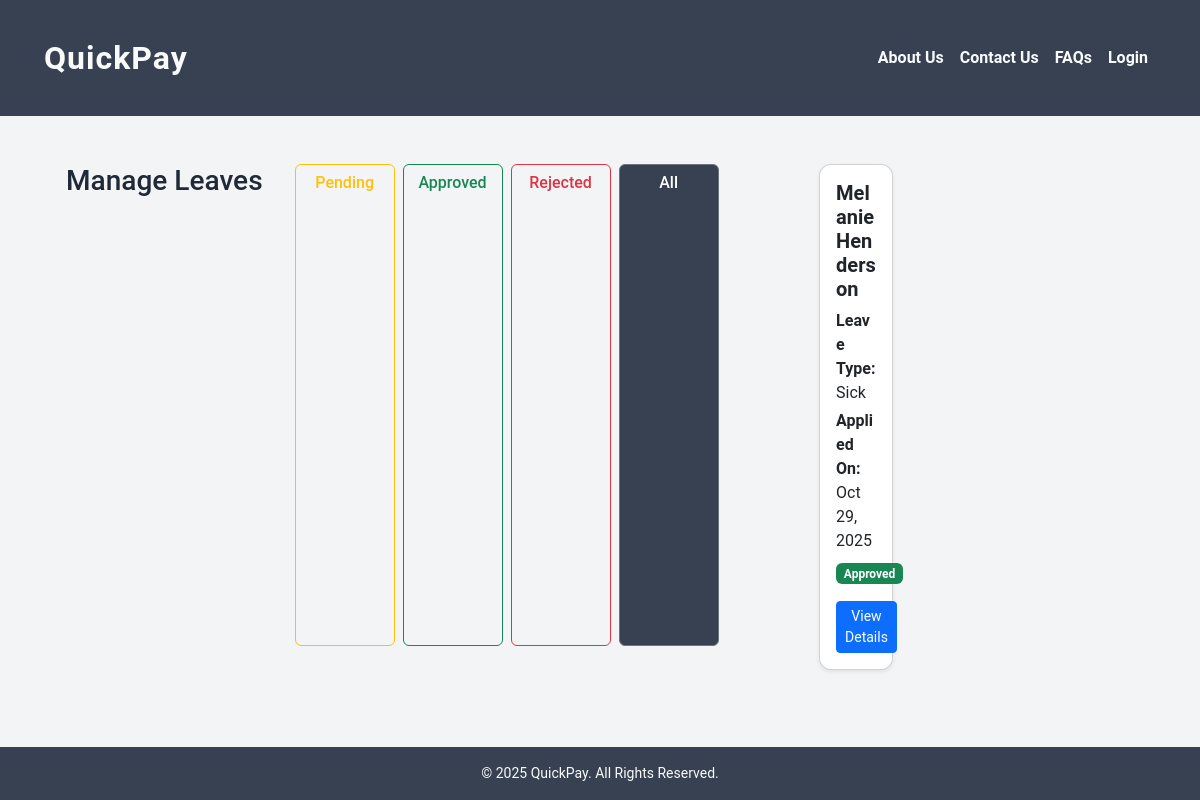
The app's page /manage_leaves?status=all, older data.
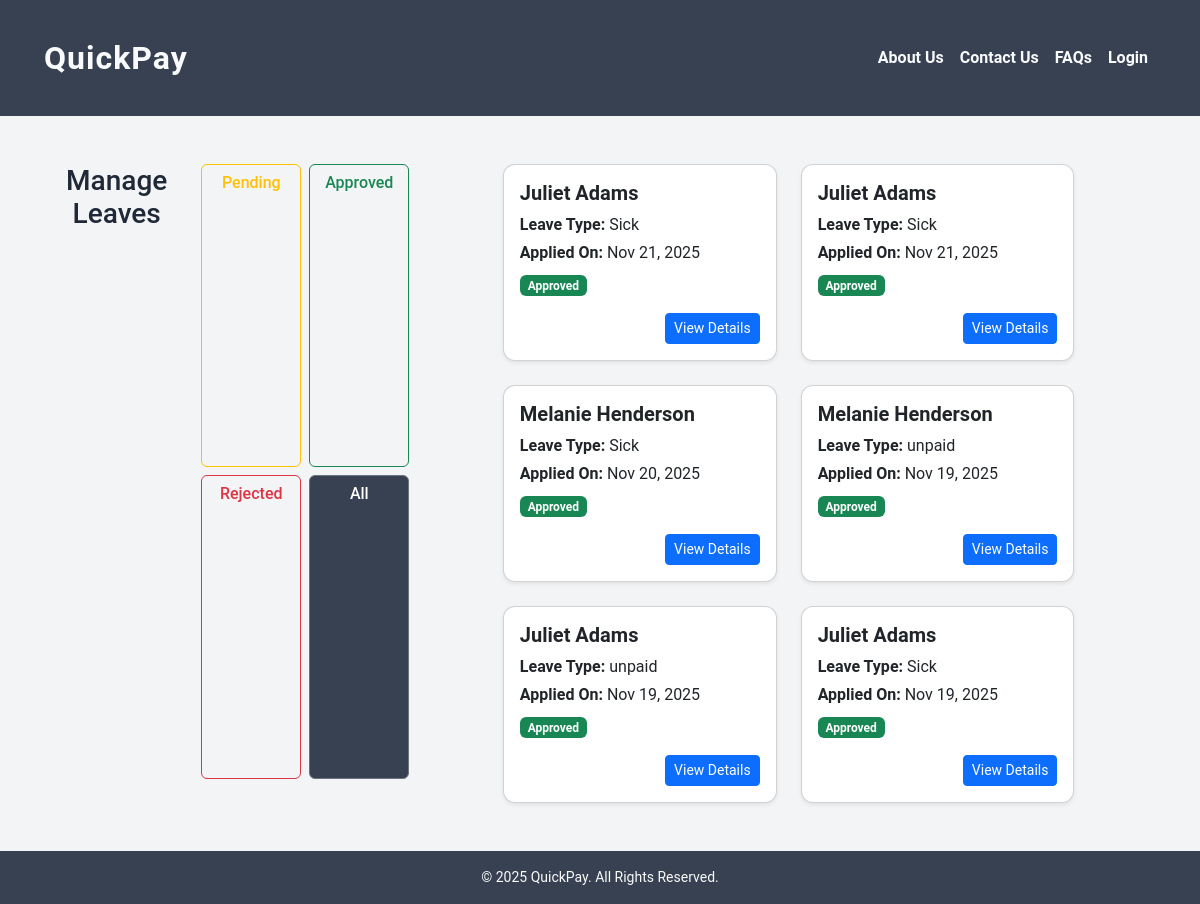
The same page, newer data.
### employee/models.py (models this page shows, shortened)
class LeaveRequest(models.Model):
    LEAVE_TYPES = [
        ('sick', 'Sick'),
        ('vacation', 'Vacation'),
    ]
    STATUS = [
        ('pending', 'Pending'),
        ('approved', 'Approved'),
        ('rejected', 'Rejected'),
    ]
    em = models.ForeignKey(Employee, on_delete=models.CASCADE)
    type = models.CharField(max_length=20, choices=LEAVE_TYPES)
    status = models.CharField(max_length=20, choices=STATUS, default='pending')
    applied_on = models.DateTimeField(auto_now_add=True)
    start_date = models.DateField()
    end_date = models.DateField()
    is_unpaid = models.BooleanField(default=False)

class Employee(models.Model):
    STATUS_CHOICES = [
        ('active', 'Active'),
        ('on_leave', 'On Leave'),
        ('terminated', 'Terminated'),
    ]
    DEPARTMENT_CHOICES = [
        ('hr', 'Human Resources'),
        ('finance', 'Finance'),
        ('it', 'Information Technology'),
        ('marketing', 'Marketing'),
        ('sales', 'Sales'),
        ('operations', 'Operations'),
    ]
    user = models.OneToOneField(
        settings.AUTH_USER_MODEL,
        on_delete=models.CASCADE,
        related_name='employee_profile'
    )
    department = models.CharField(max_length=100, choices=DEPARTMENT_CHOICES, default='it')
    hire_date = models.DateField()
    salary = models.DecimalField(max_digits=10, decimal_places=2)
    status = models.CharField(max_length=20, choices=STATUS_CHOICES, default='active')
    updated_on = models.DateTimeField(auto_now=True)

### user/models.py (models this page shows, shortened)
class User(AbstractUser):
    USER_TYPES = [
        ('admin', 'Admin'),
        ('hr_manager', 'HR Manager'),
        ('payroll_manager', 'Payroll Manager'),
        ('employee', 'Employee'),
    ]
    role = models.CharField(max_length=25, choices=USER_TYPES, default='employee')
    address = models.CharField(max_length=150, null=True, blank=True)
    phone = models.CharField(max_length=10, null=True, blank=True)
    office_mail = models.EmailField(unique=True, null=True, blank=True)

### employee/views.py (the view)
# urls.py: path('manage_leaves', employee.views.manage_leaves, name='manage_leaves'),
def manage_leaves(request):
    status_filter = request.GET.get('status', 'pending')
    if status_filter == 'all':
        leaves = LeaveRequest.objects.select_related('em__user').order_by('-applied_on')
    else:
        leaves = LeaveRequest.objects.select_related('em__user').filter(status=status_filter).order_by('-applied_on')
    return render(request, 'manage_leaves.html', {
        'leaves': leaves,
        'status_filter': status_filter
    })

### Templates/manage_leaves.html (shortened to what this page needs)
{% extends 'base.html' %}
{% load static %}
{% block content %}
<div class="container mt-5">
    <h3 class="text-center mb-4">Manage Leaves</h3>
    <div class="d-flex justify-content-center mb-4 gap-2 flex-wrap filter-btns">
        <a href="{% url 'manage_leaves' %}?status=pending"
           class="btn btn-outline-warning {% if status_filter == 'pending' %}active bg-warning text-dark{% endif %}">
           Pending
        </a>
        <a href="{% url 'manage_leaves' %}?status=approved"
           class="btn btn-outline-success {% if status_filter == 'approved' %}active bg-success{% endif %}">
           Approved
        </a>
        <a href="{% url 'manage_leaves' %}?status=rejected"
           class="btn btn-outline-danger {% if status_filter == 'rejected' %}active bg-danger{% endif %}">
           Rejected
        </a>
        <a href="{% url 'manage_leaves' %}?status=all"
           class="btn btn-outline-secondary {% if status_filter == 'all' %}active bg-secondary{% endif %}">
           All
        </a>
    </div>
    {% if leaves %}
        <div class="row g-4 justify-content-center">
            {% for i in leaves %}
                <div class="col-md-5">
                    <div class="card shadow-sm">
                        <div class="card-body">
                            <h5 class="fw-semibold">{{ i.em.user.get_full_name }}</h5>
                            <p class="mb-1"><strong>Leave Type:</strong> {{ i.get_type_display }}</p>
                            <p class="mb-2"><strong>Applied On:</strong> {{ i.applied_on|date:"M d, Y" }}</p>
                            <span class="badge
                                {% if i.status == 'approved' %} bg-success
                                {% elif i.status == 'rejected' %} bg-danger
                                {% else %} bg-warning text-dark {% endif %}">
                                {{ i.status|capfirst }}
                            </span>
                            <div class="mt-3 text-end">
                                <a href="{% url 'view_leave' i.id %}" class="btn btn-primary btn-sm">View Details</a>
                            </div>
                        </div>
                    </div>
                </div>
            {% endfor %}
        </div>
    {% else %}
        <p class="text-center text-muted mt-4">No leave requests available.</p>
    {% endif %}
</div>
{% endblock %}

Row changes from the older to the newer data that the page shows:
removed LeaveRequest: em.user.get_full_name "Melanie Henderson", type "Sick", applied_on "Oct 29, 2025", status "Approved"
added LeaveRequest: em.user.get_full_name "Juliet Adams", type "Sick", applied_on "Nov 21, 2025", status "Approved"
added LeaveRequest: em.user.get_full_name "Juliet Adams", type "Sick", applied_on "Nov 21, 2025", status "Approved"
added LeaveRequest: em.user.get_full_name "Melanie Henderson", type "Sick", applied_on "Nov 20, 2025", status "Approved"
added LeaveRequest: em.user.get_full_name "Melanie Henderson", type "unpaid", applied_on "Nov 19, 2025", status "Approved"
added LeaveRequest: em.user.get_full_name "Juliet Adams", type "unpaid", applied_on "Nov 19, 2025", status "Approved"
added LeaveRequest: em.user.get_full_name "Juliet Adams", type "Sick", applied_on "Nov 19, 2025", status "Approved"
